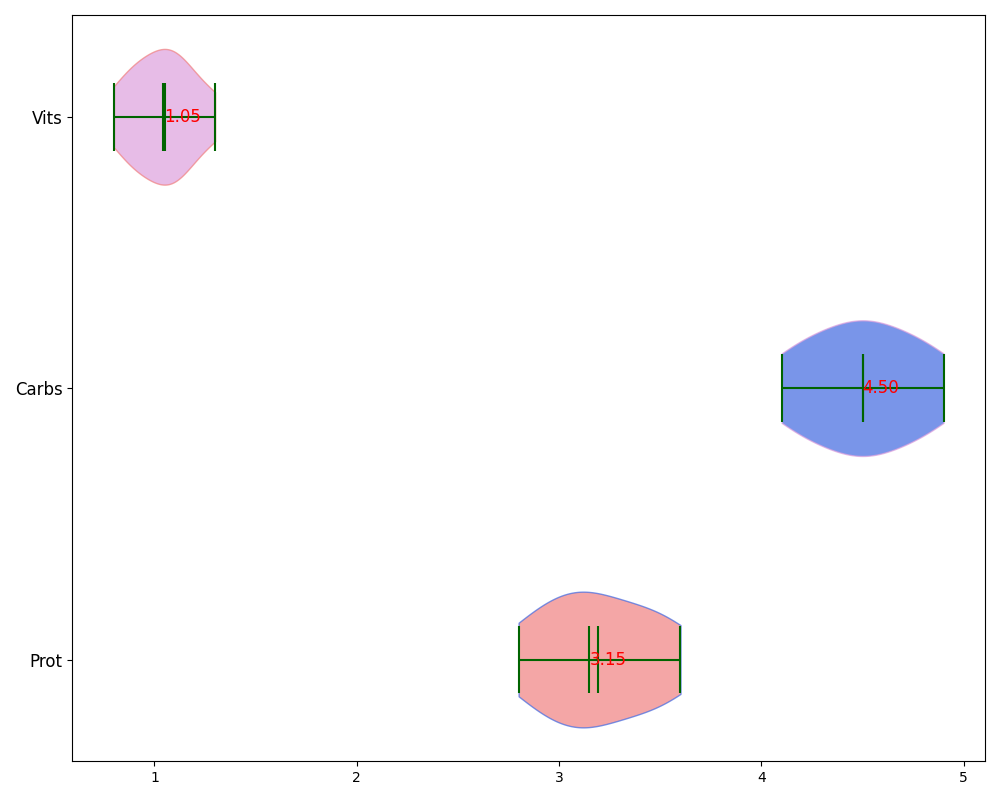

Source code (Python):
import matplotlib.pyplot as plt
import numpy as np

# Nutrient concentrations for mushrooms
proteins = [3.1, 3.5, 2.8, 3.0, 3.2, 3.6, 3.4, 2.9, 3.3, 3.1]
carbs = [4.5, 4.3, 4.9, 4.6, 4.4, 4.7, 4.2, 4.8, 4.1, 4.5]
vitamins = [0.9, 1.1, 1.0, 0.8, 1.1, 1.2, 1.0, 0.9, 1.3, 1.1]

data = [proteins, carbs, vitamins]
nutrient_labels = ['Prot', 'Carbs', 'Vits']

fig, ax = plt.subplots(figsize=(10, 8))

violin_parts = ax.violinplot(data, vert=False, showmeans=True, showmedians=True)

colors = ['lightcoral', 'royalblue', 'plum']

for idx, pc in enumerate(violin_parts['bodies']):
    pc.set_facecolor(colors[idx])
    pc.set_edgecolor(colors[(idx + 1) % len(colors)])
    pc.set_alpha(0.7)

for partname in ('cbars', 'cmins', 'cmaxes', 'cmedians', 'cmeans'):
    vp = violin_parts[partname]
    vp.set_edgecolor('darkgreen')
    vp.set_linewidth(1.5)

# Annotate median values
medians = [np.median(nutrient) for nutrient in data]
for i, median in enumerate(medians):
    plt.text(median, i + 1, f'{median:.2f}', verticalalignment='center', size=12, color='red')

ax.set_yticks(range(1, len(data) + 1))
ax.set_yticklabels(nutrient_labels, fontsize=12)

plt.tight_layout()
plt.show()
